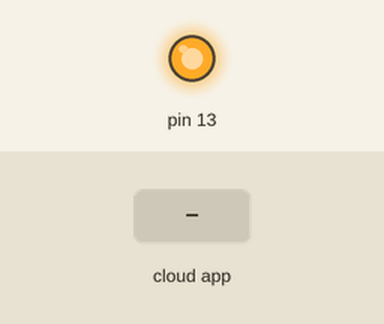
A sketch run on a simulated Arduino Uno, built with avr-gcc and run on an emulated ATmega328P. Parts: output pins drawn as LEDs (lit = HIGH). The inputs (shaded band) are chosen by the test bench. The ROS host is connected and sends only what is stated.

Above: at 1.2 s.
1.3 s: the phone or cloud app sets toggle_led to 0
At 1.8 s:
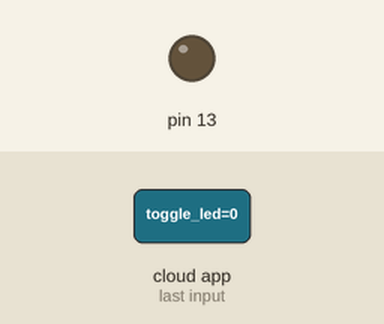
2.8 s: the phone or cloud app sets toggle_led to 1
At 4.1 s:
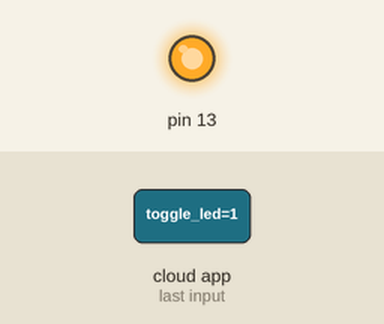
Timing chart, 0 to 5.8 s (numbered marks = the images above; inputs shaded):
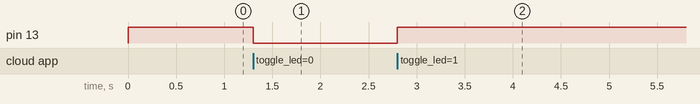

The sketch:

TestRosSubcriber.ino
```cpp
#include <ros.h>
#include <std_msgs/Empty.h>

ros::NodeHandle nh;

void messageCb( const std_msgs::Empty& toggle_msg){
  if (digitalRead(13) == LOW){
    digitalWrite(13, HIGH);
  } else {
    digitalWrite(13, LOW);
  }
}

ros::Subscriber<std_msgs::Empty> sub("toggle_led", &messageCb );

void setup(){
  pinMode(13, OUTPUT);
  digitalWrite(13, HIGH);
  nh.initNode();
  nh.subscribe(sub);
}

void loop(){
  nh.spinOnce();
  delay(1);
}
```

Measured:
- after the input at 1.3 s, pin 13: HIGH → LOW at once
- after the input at 2.8 s, pin 13: LOW → HIGH at once
